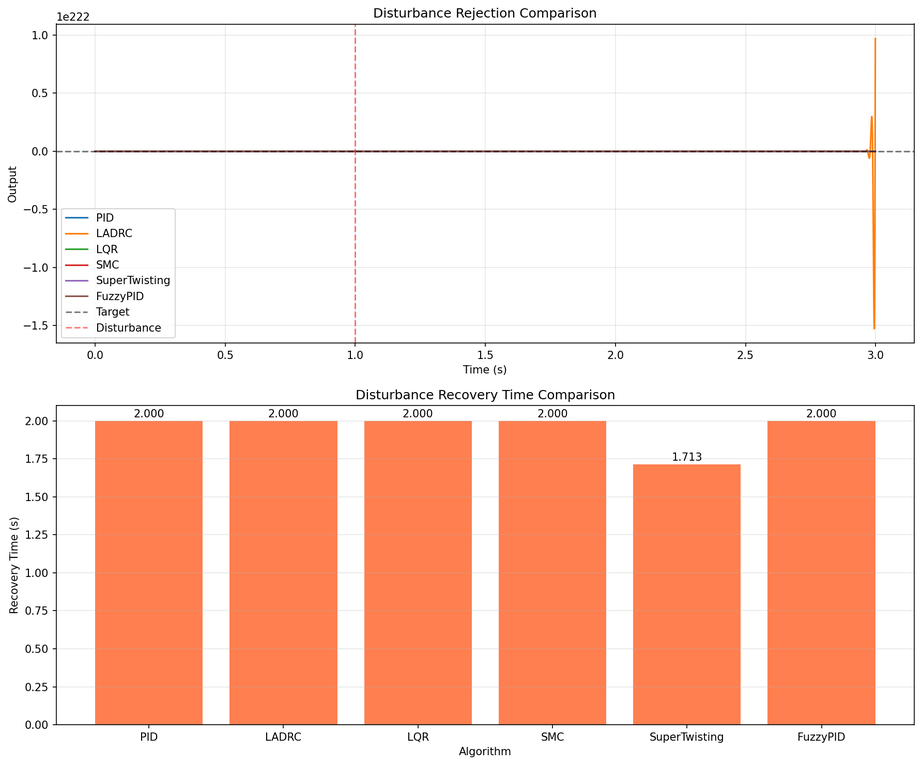
#> input picture 13_control_algorithms/simulation/disturbance_rejection.png, 922 x 765 px, shrunk from 1784 x 1481 before the run; its folder holds only this picture in this run
$ python -i gpu_morphology.py   (imports and definitions only)
#> lines starting #> are read from the running program, lines starting #| are printed output that depends on the picture
#> further down, picture is the input picture: shape (765, 922, 3); mean B, G, R 203, 215.8, 250.7
"""
GPU 形态学操作模块
==================
利用 OpenCL / OpenGL GPU 加速的形态学运算，专为 RK3588S Mali G610 优化。

支持操作：
  - 腐蚀 (Erosion)
  - 膨胀 (Dilation)
  - 开运算 (Opening = 腐蚀 → 膨胀)
  - 闭运算 (Closing = 膨胀 → 腐蚀)
  - 梯度 (Gradient = 膨胀 - 腐蚀)
  - 顶帽 (Top Hat = 原图 - 开运算)
  - 黑帽 (Black Hat = 闭运算 - 原图)

依赖：pyopencl, numpy, cv2

用法示例：
    morph = GPUMorphology()
    result = morph.erode(image, kernel_size=5)
    result = morph.opening(image, kernel_size=7)
"""

import time
import logging
from typing import Optional, Tuple

import numpy as np

logger = logging.getLogger(__name__)

# OpenCL kernel：形态学运算（腐蚀/膨胀使用 min/max reduction）
MORPH_KERNEL_SRC = """
__kernel void morph_erode(__global const uchar* src,
                          __global uchar* dst,
                          const int width, const int height,
                          const int ksize, const int half_k) {
    int x = get_global_id(0);
    int y = get_global_id(1);
    if (x >= width || y >= height) return;

    int channels = get_global_id(2);  // 0 for single channel
    uchar min_val = 255;

    for (int ky = -half_k; ky <= half_k; ky++) {
        for (int kx = -half_k; kx <= half_k; kx++) {
            int sx = clamp(x + kx, 0, width - 1);
            int sy = clamp(y + ky, 0, height - 1);
            uchar val = src[sy * width + sx];
            min_val = min(min_val, val);
        }
    }
    dst[y * width + x] = min_val;
}

__kernel void morph_dilate(__global const uchar* src,
                           __global uchar* dst,
                           const int width, const int height,
                           const int ksize, const int half_k) {
    int x = get_global_id(0);
    int y = get_global_id(1);
    if (x >= width || y >= height) return;

    uchar max_val = 0;

    for (int ky = -half_k; ky <= half_k; ky++) {
        for (int kx = -half_k; kx <= half_k; kx++) {
            int sx = clamp(x + kx, 0, width - 1);
            int sy = clamp(y + ky, 0, height - 1);
            uchar val = src[sy * width + sx];
            max_val = max(max_val, val);
        }
    }
    dst[y * width + x] = max_val;
}

__kernel void morph_erode_mask(__global const uchar* src,
                               __global uchar* dst,
                               __global const uchar* mask,
                               const int width, const int height,
                               const int ksize, const int half_k) {
    int x = get_global_id(0);
    int y = get_global_id(1);
    if (x >= width || y >= height) return;

    uchar min_val = 255;

    for (int ky = -half_k; ky <= half_k; ky++) {
        for (int kx = -half_k; kx <= half_k; kx++) {
            int mx = kx + half_k;
            int my = ky + half_k;
            if (mask[my * ksize + mx] == 0) continue;
            int sx = clamp(x + kx, 0, width - 1);
            int sy = clamp(y + ky, 0, height - 1);
            uchar val = src[sy * width + sx];
            min_val = min(min_val, val);
        }
    }
    dst[y * width + x] = min_val;
}

__kernel void morph_dilate_mask(__global const uchar* src,
                                __global uchar* dst,
                                __global const uchar* mask,
                                const int width, const int height,
                                const int ksize, const int half_k) {
    int x = get_global_id(0);
    int y = get_global_id(1);
    if (x >= width || y >= height) return;

    uchar max_val = 0;

    for (int ky = -half_k; ky <= half_k; ky++) {
        for (int kx = -half_k; kx <= half_k; kx++) {
            int mx = kx + half_k;
            int my = ky + half_k;
            if (mask[my * ksize + mx] == 0) continue;
            int sx = clamp(x + kx, 0, width - 1);
            int sy = clamp(y + ky, 0, height - 1);
            uchar val = src[sy * width + sx];
            max_val = max(max_val, val);
        }
    }
    dst[y * width + x] = max_val;
}
"""


class GPUMorphology:
    """
    GPU 形态学处理器

    Parameters
    ----------
    device_index : int
        OpenCL 设备索引（RK3588S Mali G610 通常为 0）
    """

    def __init__(self, device_index: int = 0):
#> called with device_index = 0
        self.device_index = device_index
        self._cl_ctx = None
        self._cl_queue = None
        self._programs = {}
        self._init_opencl()
#> (the call stopped at in _init_opencl, `platforms = cl.get_platforms()`: pyopencl is not available in this run)

    def _init_opencl(self):
        """初始化 OpenCL 上下文"""
        try:
            import pyopencl as cl
            platforms = cl.get_platforms()
            if not platforms:
                raise RuntimeError("No OpenCL platforms found")

            devices = platforms[0].get_devices(device_type=cl.device_type.GPU)
            if not devices:
                devices = platforms[0].get_devices()

            dev_idx = min(self.device_index, len(devices) - 1)
            self._cl_ctx = cl.Context(devices=[devices[dev_idx]])
            self._cl_queue = cl.CommandQueue(self._cl_ctx,
                                              properties=cl.command_queue_properties.PROFILING_ENABLE)

            self._programs["morph"] = cl.Program(self._cl_ctx, MORPH_KERNEL_SRC).build()
            logger.info(f"GPU Morphology initialized: {devices[dev_idx].name}")
        except ImportError:
            logger.warning("pyopencl not available, will use CPU fallback")
        except Exception as e:
            logger.warning(f"OpenCL init failed: {e}, will use CPU fallback")

    def _ensure_gray(self, image: np.ndarray) -> np.ndarray:
        """确保输入为单通道灰度图"""
        if image.ndim == 3:
            import cv2
            return cv2.cvtColor(image, cv2.COLOR_BGR2GRAY)
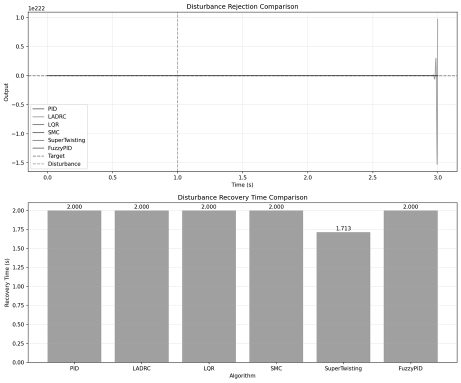
#> returned value: shape (765, 922) (shown at 1/2 size); min 0, max 255, mean 224.8
        return image

    # [38 lines left out: function _run_cl_morph, not called in this run]

    def _cpu_morph(self, src_gray: np.ndarray, ksize: int, op: str,
                    kernel_mask: Optional[np.ndarray] = None) -> np.ndarray:
        """CPU 回退实现"""
#> called with ksize = 3, op = 'erode'
        import cv2
        if kernel_mask is None:
            kernel = np.ones((ksize, ksize), dtype=np.uint8)
        else:
            kernel = kernel_mask.astype(np.uint8)

        if op == "erode":
            return cv2.erode(src_gray, kernel)
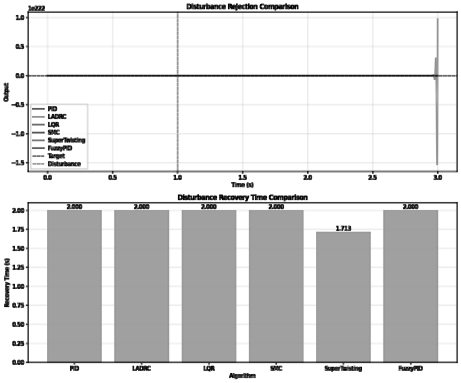
#> returned value: shape (765, 922) (shown at 1/2 size); min 0, max 255, mean 217.3
        else:
            return cv2.dilate(src_gray, kernel)

    # ------------------------------------------------------------------
    # 公共 API
    # ------------------------------------------------------------------

    def erode(self, image: np.ndarray, kernel_size: int = 3,
              kernel_mask: Optional[np.ndarray] = None) -> np.ndarray:
        """
        腐蚀操作

        Parameters
        ----------
        image : ndarray
            输入图像（灰度或 BGR）
        kernel_size : int
            结构元素大小（奇数）
        kernel_mask : ndarray or None
            自定义结构元素（None 表示全 1 矩形）

        Returns
        -------
        ndarray
            腐蚀结果
        """
        gray = self._ensure_gray(image)
        if self._cl_ctx is not None:
            return self._run_cl_morph(gray, kernel_size, "erode", kernel_mask)
        return self._cpu_morph(gray, kernel_size, "erode", kernel_mask)

    def dilate(self, image: np.ndarray, kernel_size: int = 3,
               kernel_mask: Optional[np.ndarray] = None) -> np.ndarray:
        """膨胀操作"""
        gray = self._ensure_gray(image)
        if self._cl_ctx is not None:
            return self._run_cl_morph(gray, kernel_size, "dilate", kernel_mask)
        return self._cpu_morph(gray, kernel_size, "dilate", kernel_mask)

    def opening(self, image: np.ndarray, kernel_size: int = 3,
                kernel_mask: Optional[np.ndarray] = None) -> np.ndarray:
        """
        开运算 = 腐蚀 → 膨胀
        去除小的亮噪点，平滑边界
        """
        eroded = self.erode(image, kernel_size, kernel_mask)
        return self.dilate(eroded, kernel_size, kernel_mask)

    # [18 lines left out: functions closing, gradient, not called in this run]

    def top_hat(self, image: np.ndarray, kernel_size: int = 3,
                kernel_mask: Optional[np.ndarray] = None) -> np.ndarray:
        """
        顶帽 = 原图 - 开运算
        提取亮细节
        """
        gray = self._ensure_gray(image)
        opened = self.opening(gray, kernel_size, kernel_mask)
        return np.clip(gray.astype(np.int16) - opened.astype(np.int16), 0, 255).astype(np.uint8)
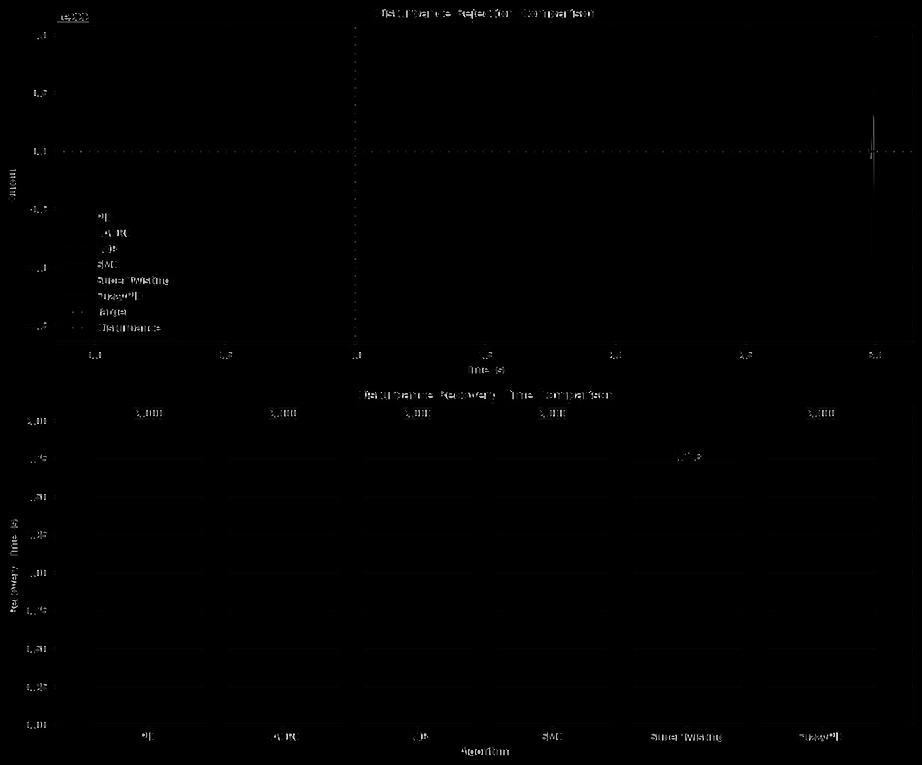
#> returned value: shape (765, 922); min 0, max 242, mean 0.9

    # [39 lines left out: functions black_hat, batch_morphology, not called in this run]


# ======================================================================
# 独立测试
# ======================================================================
# [55 lines not run here, left out]

>>> import cv2
>>> picture = cv2.imread('../../13_control_algorithms/simulation/disturbance_rejection.png')
>>> result = GPUMorphology().top_hat(picture)

$ run again, on 13_control_algorithms/simulation/robustness.png
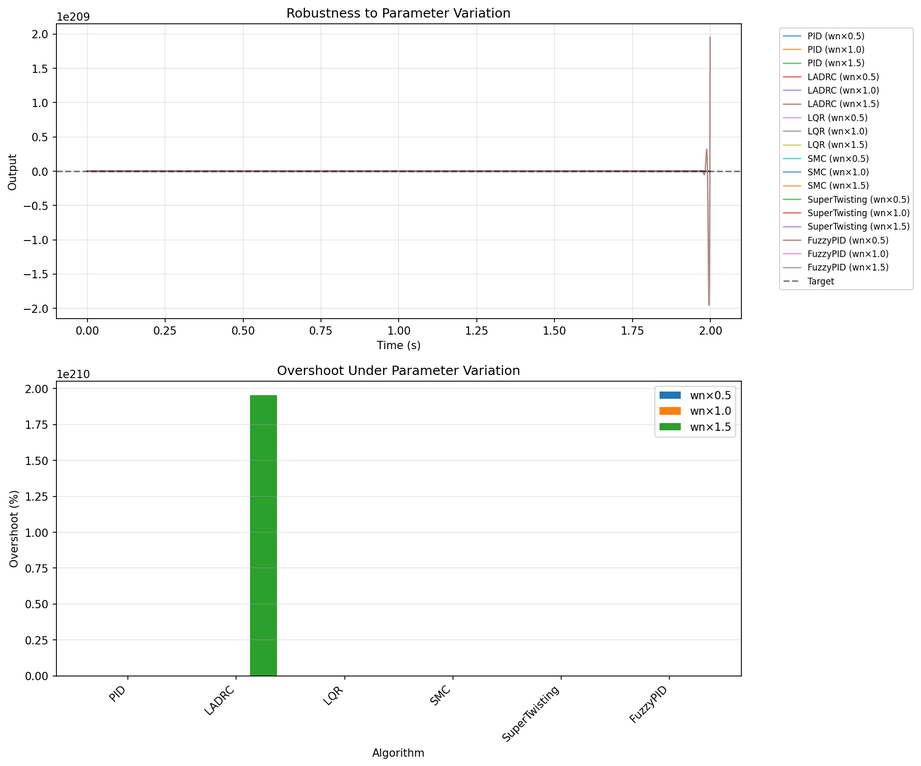
#> input picture 13_control_algorithms/simulation/robustness.png, 921 x 766 px, shrunk from 1779 x 1481 before the run
#> picture is the input picture: shape (766, 921, 3); mean B, G, R 247.8, 249, 247.9
#> in _cpu_morph (call 2), `return cv2.dilate(src_gray, kernel)`:
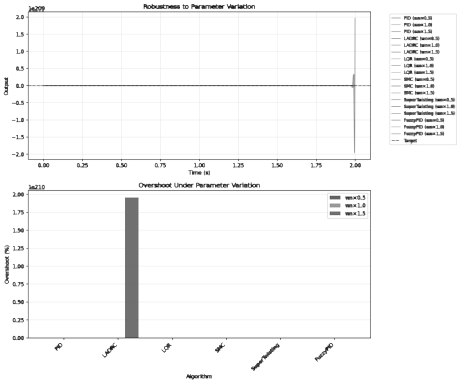
#> returned value: shape (766, 921) (shown at 1/2 size); min 0, max 255, mean 247.3
#> in top_hat, `return np.clip(gray.astype(np.int16) - opened.astype(np.int16), 0, 255..`:
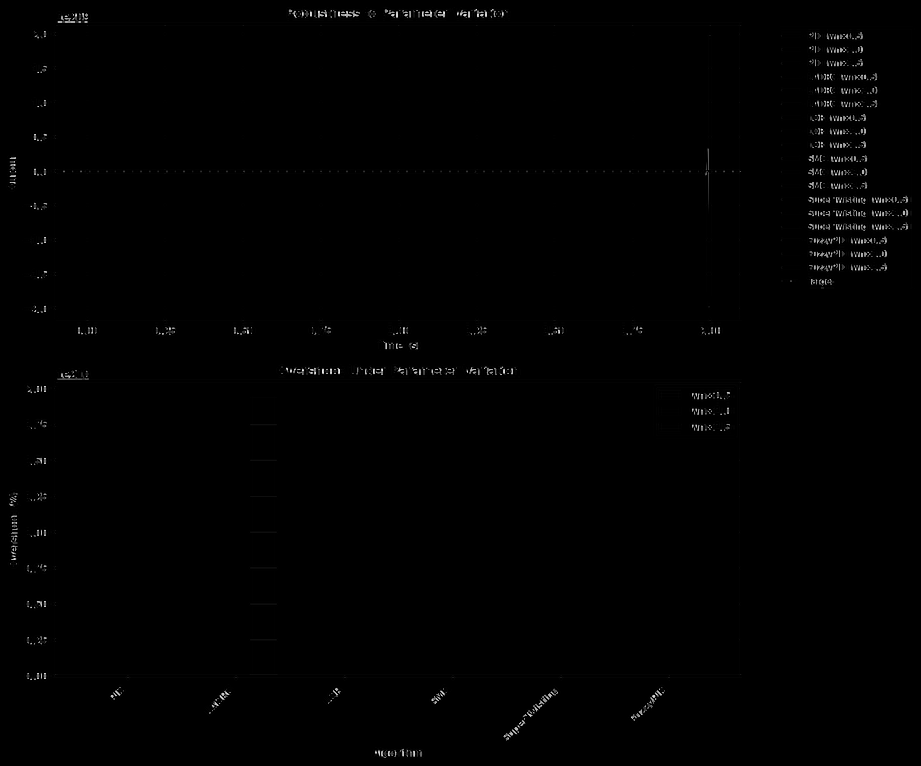
#> returned value: shape (766, 921); min 0, max 241, mean 1.3

$ run again, on 13_control_algorithms/simulation/sine_tracking.png
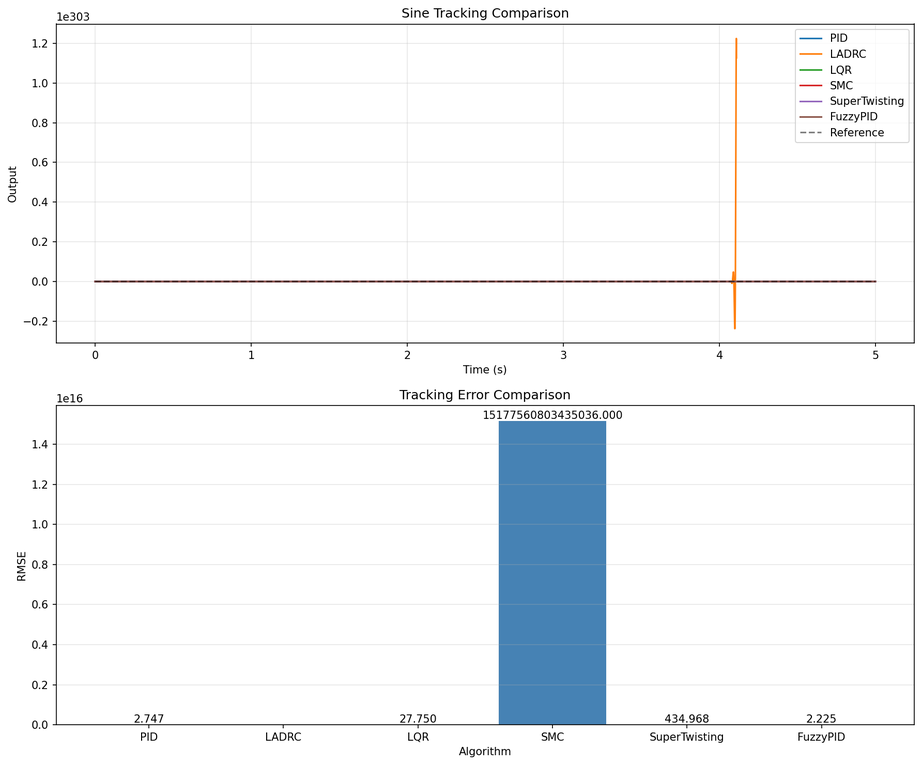
#> input picture 13_control_algorithms/simulation/sine_tracking.png, 922 x 765 px, shrunk from 1784 x 1481 before the run
#> picture is the input picture: shape (765, 922, 3); mean B, G, R 247.1, 244.9, 242.4
#> in _cpu_morph, `return cv2.erode(src_gray, kernel)`:
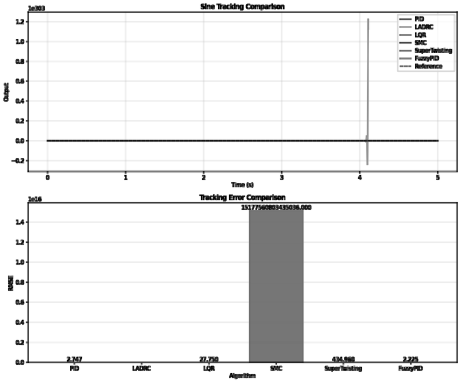
#> returned value: shape (765, 922) (shown at 1/2 size); min 0, max 255, mean 237.7
#> in top_hat, `return np.clip(gray.astype(np.int16) - opened.astype(np.int16), 0, 255..`:
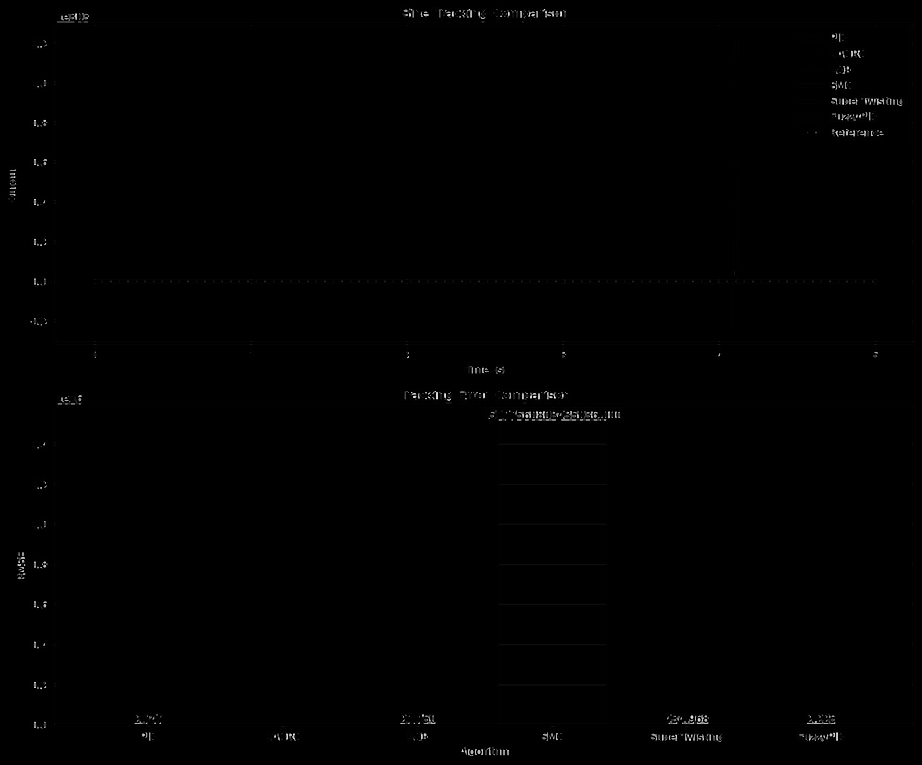
#> returned value: shape (765, 922); min 0, max 255, mean 0.8
